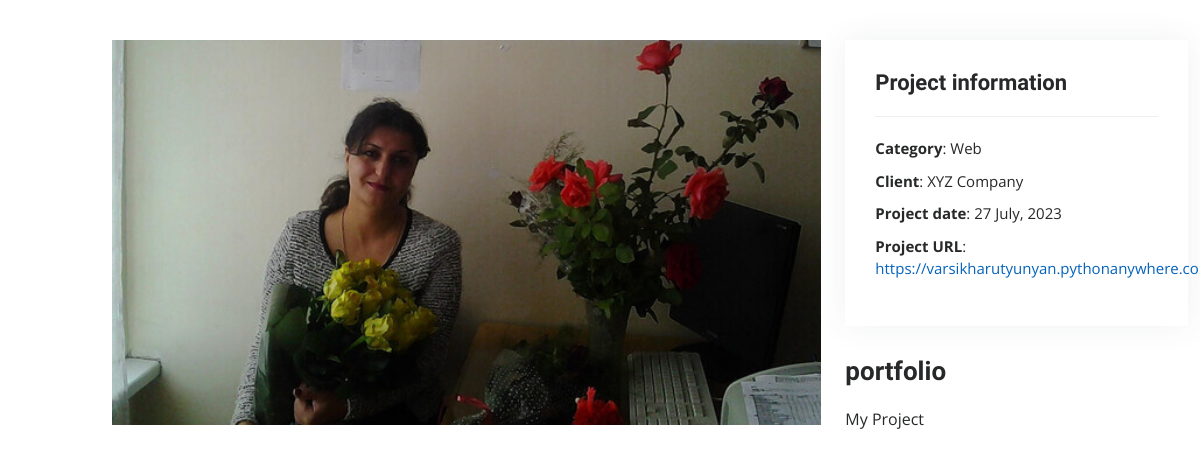
Page /portfolio_project/4 on the earlier database version.
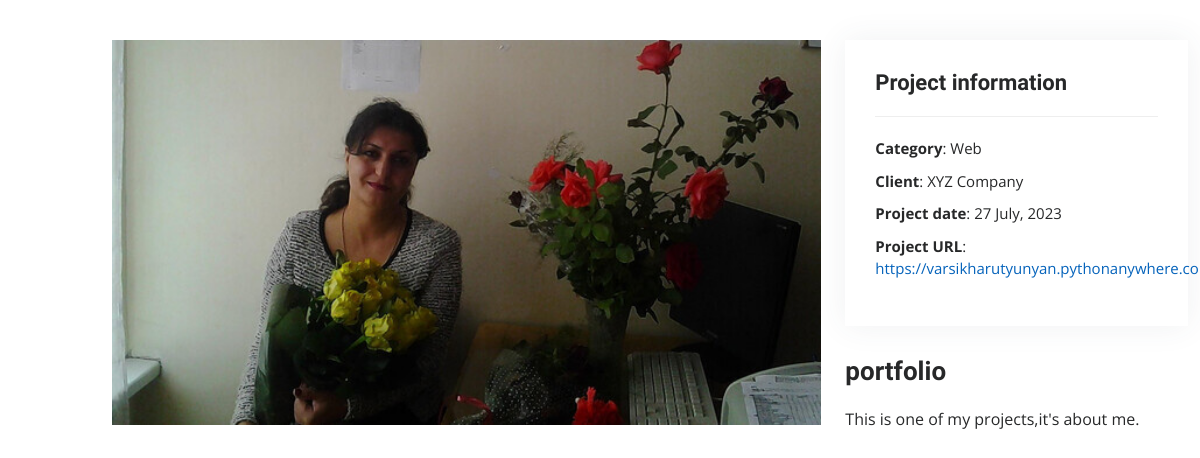
Same page on the later database version.
### resume/models.py (models this page shows)
class PortfolioProject(models.Model):
    name = models.CharField(max_length=50)
    image = models.ImageField(upload_to="media")
    short_description = models.CharField(max_length=50)
    description = models.TextField(max_length=1000)
    category = models.CharField(max_length=50)
    client = models.CharField(max_length=50)
    url = models.URLField()

### resume/views.py (the view)
# urls.py: path("portfolio_project/<int:id>", portfolio_project, name="portfolio_project"),
def portfolio_project(request, id):
    project = get_object_or_404(PortfolioProject, id=id)
    return render(request, "portfolio-details.html", context={"project": project})

### resume/templates/portfolio-details.html (shortened to what this page needs)
<!DOCTYPE html>
<html lang="en">
<head>
  <link href="assets/vendor/aos/aos.css" rel="stylesheet">
  <link href="assets/vendor/bootstrap/css/bootstrap.min.css" rel="stylesheet">
  <link href="assets/vendor/bootstrap-icons/bootstrap-icons.css" rel="stylesheet">
  <link href="assets/vendor/boxicons/css/boxicons.min.css" rel="stylesheet">
  <link href="assets/vendor/glightbox/css/glightbox.min.css" rel="stylesheet">
  <link href="assets/vendor/swiper/swiper-bundle.min.css" rel="stylesheet">
  <link href="assets/css/style.css" rel="stylesheet">
</head>
<body>
  <main id="main">
    <section id="portfolio-details" class="portfolio-details">
      <div class="container">
        <div class="row gy-4">
          <div class="col-lg-8">
            <div class="portfolio-details-slider swiper">
              <div class="swiper-wrapper align-items-center">
                <div class="swiper-slide">
                  <img src="{{project.image.url}}" alt="">
                </div>
        </div>
      </div>
    </div>
          <div class="col-lg-4">
            <div class="portfolio-info">
              <h3>Project information</h3>
              <ul>
                <li><strong>Category</strong>: {{project.category}}</li>
                <li><strong>Client</strong>: {{project.client}}</li>
                <li><strong>Project date</strong>: 27 July, 2023</li>
                <li><strong>Project URL</strong>: <a href="{{project.url}}" target="_blank">{{project.url}}</a></li>
              </ul>
            </div>
            <div class="portfolio-description">
              <h2>{{project.short_description}}</h2>
              <p>{{project.description}}</p>
            </div>
          </div>
        </div>
      </div>
    </section>
  </main>
</body>
</html>

Differences in the rows shown:
changed PortfolioProject "portfolio": description "My Project" → "This is one of my projects,it's about me."
